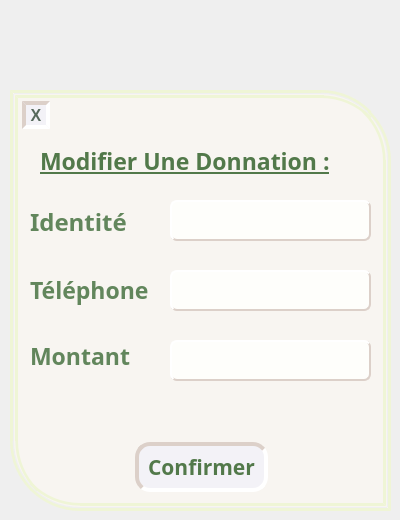
       <widget class="QWidget" name="modifierDon">
        <property name="styleSheet">
         <string notr="true">#modifierDon{ background: #fbf9f9;}</string>
        </property>
        <attribute name="title">
         <string>Page</string>
        </attribute>
        <widget class="QFrame" name="modifierdon">
         <property name="geometry">
          <rect>
           <x>10</x>
           <y>90</y>
           <width>381</width>
           <height>421</height>
          </rect>
         </property>
         <property name="styleSheet">
          <string notr="true">#modifierdon{background:#f8f5f1;border:8px double #eff5d6;  border-top-right-radius: 70px;   border-bottom-left-radius: 70px;}
#titremodifdon{color:#52794a;}
#identiteL{color:#62865C;}
#sexedonL_3{color:#62865C;}
#dobdonL_3{color:#62865C;}
#telephonedonL_3{color:#62865C;}
#montantdonL_3{color:#62865C;}
#identite{ selection-color:#56695b;
color: #52794a;
font-weight: bold;
font-size: 15px;
border: 2px outset #dcd0c9;
border-radius: 7px;
background-color: #fefefb;
  selection-background-color: #e3dac9;
}
#identite:hover{
border: 2px inset #dcd0c9;
background: #fafaeb;
}
#telephonedon_3{ selection-color:#56695b;
color: #52794a;
font-weight: bold;
font-size: 15px;
border: 2px outset #dcd0c9;
border-radius: 7px;
background: #fefefb;
 selection-background-color: #e3dac9;
}
#telephonedon_3:hover{
border: 2px inset #dcd0c9;
background: #fafaeb;
}
#montantdon_3{ selection-color:#56695b;
color: #52794a;
font-weight: bold;
font-size: 15px;
border: 2px outset #dcd0c9;
border-radius: 7px;
background: #fefefb;
 selection-background-color: #e3dac9;
}
#montantdon_3:hover{
border: 2px inset #dcd0c9;
background: #fafaeb;
}
#confirmermodifdon{
color:#52794a;
border: 4px inset #dcd0c9;
border-radius: 15px;
background: #f3f2f7;
}
#confirmermodifdon:hover{
border: 4px outset #dcd0c9;
background: #eff5d6;
}
#confirmermodifdon:pressed{
border: 4px inset #dcd0c9;
background: #f6f1f7;
}
#closemodifdon{
color:#56695b;
border: 4px inset #dcd0c9;
border-radius: 15px;
background: #f3f2f7;
}
#closemodifdon:hover{
border: 4px outset #dcd0c9;
background: #f0e4e0;
}
#closemodifdon:pressed{
border: 4px inset #dcd0c9;
background: #f6f1f7;
}
</string>
         </property>
         <property name="frameShape">
          <enum>QFrame::StyledPanel</enum>
         </property>
         <property name="frameShadow">
          <enum>QFrame::Raised</enum>
         </property>
         <widget class="QLineEdit" name="identite">
          <property name="enabled">
           <bool>false</bool>
          </property>
          <property name="geometry">
           <rect>
            <x>160</x>
            <y>110</y>
            <width>201</width>
            <height>41</height>
           </rect>
          </property>
         </widget>
         <widget class="QLabel" name="identiteL">
          <property name="geometry">
           <rect>
            <x>20</x>
            <y>116</y>
            <width>121</width>
            <height>31</height>
           </rect>
          </property>
          <property name="font">
           <font>
            <family>Bell MT</family>
            <pointsize>18</pointsize>
            <weight>75</weight>
            <bold>true</bold>
           </font>
          </property>
          <property name="text">
           <string>Identité</string>
          </property>
         </widget>
         <widget class="QPushButton" name="confirmermodifdon">
          <property name="geometry">
           <rect>
            <x>125</x>
            <y>352</y>
            <width>133</width>
            <height>50</height>
           </rect>
          </property>
          <property name="font">
           <font>
            <family>Bell MT</family>
            <pointsize>16</pointsize>
            <weight>75</weight>
            <bold>true</bold>
            <kerning>true</kerning>
           </font>
          </property>
          <property name="text">
           <string>Confirmer</string>
          </property>
         </widget>
         <widget class="QLabel" name="titremodifdon">
          <property name="geometry">
           <rect>
            <x>30</x>
            <y>50</y>
            <width>321</width>
            <height>41</height>
           </rect>
          </property>
          <property name="font">
           <font>
            <family>Bell MT</family>
            <pointsize>17</pointsize>
            <weight>75</weight>
            <bold>true</bold>
            <underline>true</underline>
           </font>
          </property>
          <property name="text">
           <string>Modifier Une Donnation :</string>
          </property>
         </widget>
         <widget class="QPushButton" name="closemodifdon">
          <property name="geometry">
           <rect>
            <x>12</x>
            <y>11</y>
            <width>28</width>
            <height>28</height>
           </rect>
          </property>
          <property name="font">
           <font>
            <pointsize>12</pointsize>
            <weight>75</weight>
            <bold>true</bold>
           </font>
          </property>
          <property name="text">
           <string>X</string>
          </property>
         </widget>
         <widget class="QLineEdit" name="telephonedon_3">
          <property name="geometry">
           <rect>
            <x>160</x>
            <y>180</y>
            <width>201</width>
            <height>41</height>
           </rect>
          </property>
         </widget>
         <widget class="QLabel" name="telephonedonL_3">
          <property name="geometry">
           <rect>
            <x>20</x>
            <y>184</y>
            <width>131</width>
            <height>31</height>
           </rect>
          </property>
          <property name="font">
           <font>
            <family>Bell MT</family>
            <pointsize>17</pointsize>
            <weight>75</weight>
            <bold>true</bold>
           </font>
          </property>
          <property name="text">
           <string>Téléphone</string>
          </property>
         </widget>
         <widget class="QLabel" name="montantdonL_3">
          <property name="geometry">
           <rect>
            <x>20</x>
            <y>250</y>
            <width>131</width>
            <height>31</height>
           </rect>
          </property>
          <property name="font">
           <font>
            <family>Bell MT</family>
            <pointsize>17</pointsize>
            <weight>75</weight>
            <bold>true</bold>
           </font>
          </property>
          <property name="text">
           <string>Montant</string>
          </property>
         </widget>
         <widget class="QLineEdit" name="montantdon_3">
          <property name="geometry">
           <rect>
            <x>160</x>
            <y>250</y>
            <width>201</width>
            <height>41</height>
           </rect>
          </property>
         </widget>
        </widget>
       </widget>
